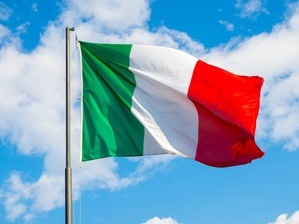
#> input picture Practice 1/images/banderaItalia.jpg, 299 x 224 px, shrunk from 612 x 459 before the run
$ python ej_2.py
#> lines starting #> are read from the running program, lines starting #| are printed output that depends on the picture; after the words box and inside, x2 and y2 are one past the last pixel; in counts of white or black regions, pixels touching at a corner belong together
"""
Considera las imágenes banderaIrlanda.jpg y banderaItalia.jpg.

El programa debe centrar la imagen más pequeña dentro de la mayor, con independencia de las imágenes usadas y de su
tamaño. Es decir, para un par de imágenes cualesquiera, el programa debe mostrar una nueva imagen con la imagen pequeña
en vertical y centrada dentro de la mayor.
"""

import skimage as ski
import matplotlib.pyplot as plt
import numpy as np

grande = ski.io.imread("images/banderaItalia.jpg")
#> grande is the input picture: shape (224, 299, 3); mean R, G, B 128.4, 164.2, 189.4
pequenya = ski.io.imread("images/banderaIrlanda.jpg")
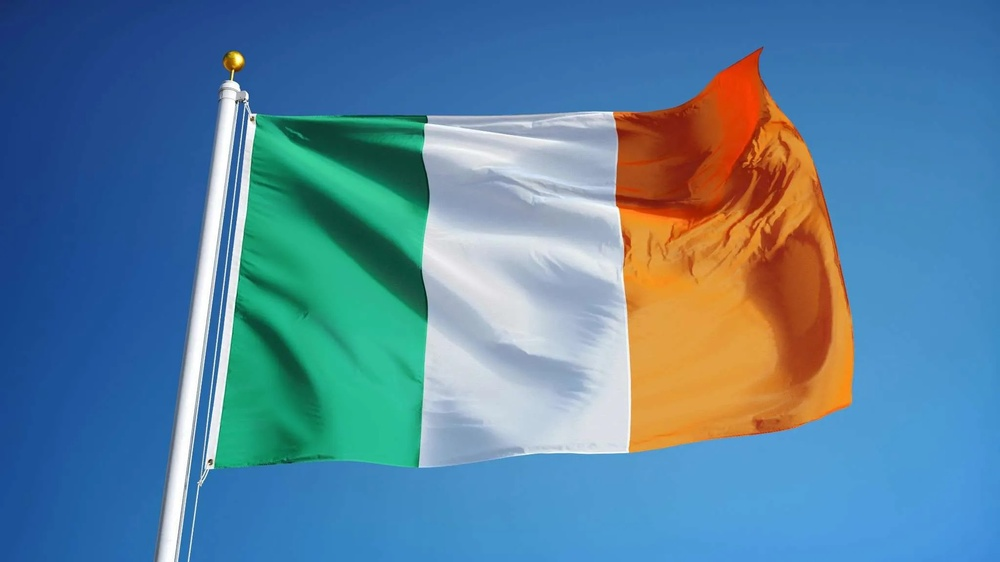
#> input picture Practice 1/images/banderaIrlanda.jpg, 1000 x 562 px, shrunk from 2048 x 1152 before the run
#> pequenya is the input picture: shape (562, 1000, 3); mean R, G, B 89.1, 130.2, 156.2

if pequenya.size > grande.size:
    pequenya, grande = grande, pequenya

pequenya = np.rot90(pequenya)
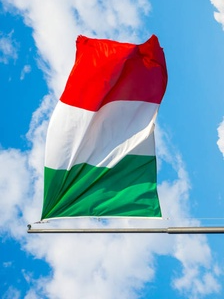
#> pequenya: shape (299, 224, 3); mean R, G, B 128.4, 164.2, 189.4

inicio_x = (grande.shape[0] - pequenya.shape[0]) // 2
#> inicio_x = 131
inicio_y = (grande.shape[1] - pequenya.shape[1]) // 2
#> inicio_y = 388

nueva = grande.copy()
nueva[inicio_x:inicio_x + pequenya.shape[0], inicio_y:inicio_y + pequenya.shape[1], :] = pequenya
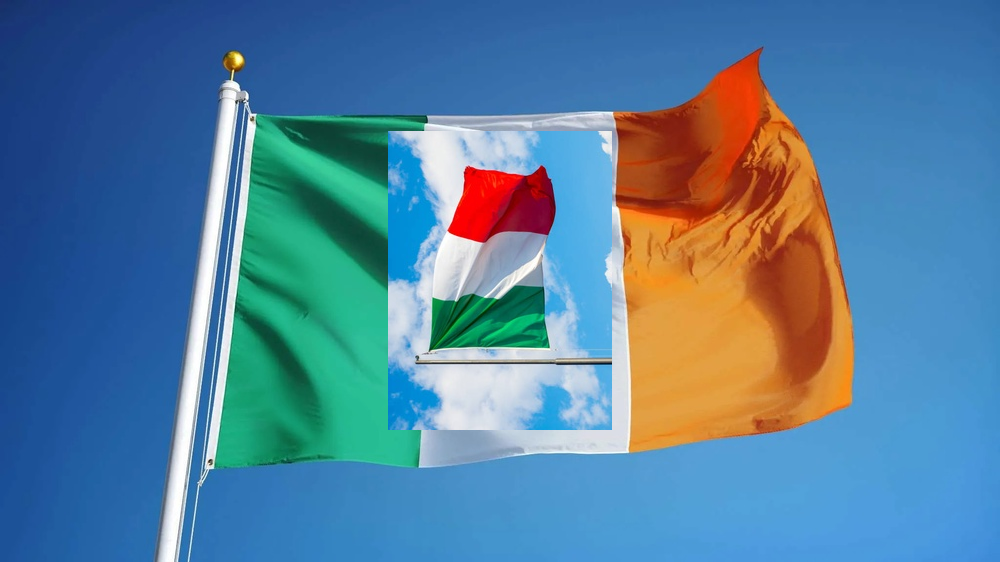
#> nueva: shape (562, 1000, 3); 11.92% of pixels changed, all inside (x1, y1, x2, y2) = (388, 131, 612, 430)

plt.imshow(nueva)
plt.axis('off')
plt.show()
